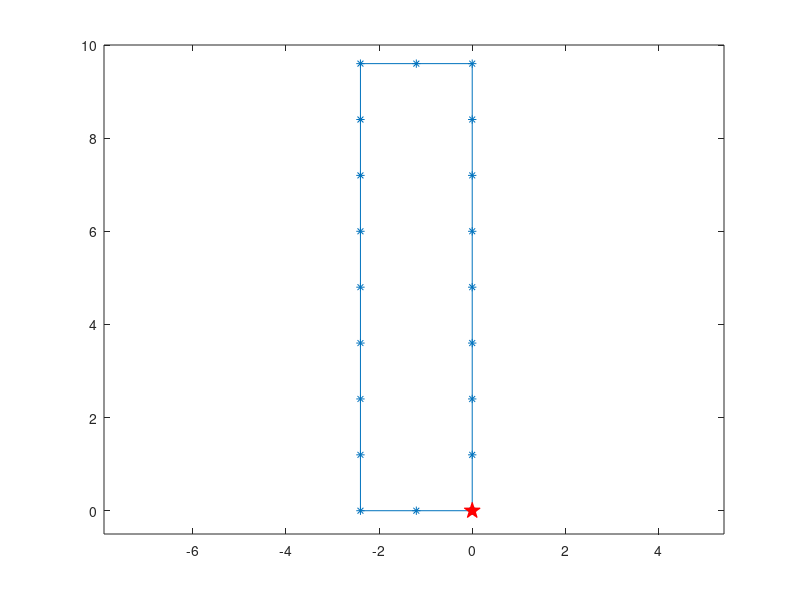

MATLAB code for this plot: (Note: this script raises an error after producing the figure.)
marker = [0, 0;0,1.2;0, 2.4;0, 3.6;0, 4.8;0, 6.0;0, 7.2;0, 8.4;0, 9.6;
    -1.2, 9.6;
    -2.4, 9.6;-2.4, 8.4;-2.4,7.2;-2.4,6.0;-2.4,4.8;-2.4,3.6;-2.4, 2.4;-2.4, 1.2;-2.4, 0;
    -1.2, 0;0, 0];
figure;hold on
plot(marker(:,1),marker(:,2),'-*')
plot(marker(1,1),marker(1,2),'rp','markerface','r','markersize',12)
box on
axis equal;ylim([-0.5,10]);

path_length = sum(sqrt(sum((marker(2:end,:)-marker(1:end-1,:)).^2,2)));

% plot(gait_time(1,:),1,'*')
% plot(gait_time(2,:),1,'p')

MS = round((gait_time(1,2:end)-gait_time(2,1:end-1))/2)+gait_time(2,1:end-1);
% plot(MS,1,'v')
FF = [1 MS gait_time(2,end)+5];
pos_FF = pos(FF,1:2);

error_pp = sqrt(sum((pos_FF-marker).^2,2));
error_mean = mean(error_pp);
error_mean/path_length

figure(900);hold on
plot(error_pp)